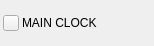
<?xml version="1.0" encoding="UTF-8"?>
<ui version="4.0">
 <class>ChannelBarDisplay</class>
 <widget class="QWidget" name="ChannelBarDisplay">
  <property name="geometry">
   <rect>
    <x>0</x>
    <y>0</y>
    <width>154</width>
    <height>46</height>
   </rect>
  </property>
  <property name="minimumSize">
   <size>
    <width>40</width>
    <height>46</height>
   </size>
  </property>
  <property name="maximumSize">
   <size>
    <width>16777215</width>
    <height>46</height>
   </size>
  </property>
  <property name="windowTitle">
   <string>Form</string>
  </property>
  <layout class="QVBoxLayout" name="verticalLayout">
   <property name="spacing">
  <number>3</number>
</property>
   <property name="leftMargin">
  <number>3</number>
</property>
   <property name="topMargin">
  <number>3</number>
</property>
   <property name="rightMargin">
  <number>3</number>
</property>
   <property name="bottomMargin">
  <number>3</number>
</property>
   <item>
    <layout class="QHBoxLayout" name="layout" stretch="0,0">
     <item>
      <widget class="QPushButton" name="color_btn">
       <property name="sizePolicy">
        <sizepolicy hsizetype="Fixed" vsizetype="Fixed">
         <horstretch>0</horstretch>
         <verstretch>0</verstretch>
        </sizepolicy>
       </property>
       <property name="minimumSize">
        <size>
         <width>16</width>
         <height>16</height>
        </size>
       </property>
       <property name="maximumSize">
        <size>
         <width>16</width>
         <height>16</height>
        </size>
       </property>
       <property name="autoFillBackground">
        <bool>false</bool>
       </property>
       <property name="text">
        <string/>
       </property>
       <property name="flat">
        <bool>false</bool>
       </property>
      </widget>
     </item>
     <item>
      <widget class="QLabel" name="name">
       <property name="sizePolicy">
        <sizepolicy hsizetype="Minimum" vsizetype="Preferred">
         <horstretch>0</horstretch>
         <verstretch>0</verstretch>
        </sizepolicy>
       </property>
       <property name="minimumSize">
        <size>
         <width>130</width>
         <height>40</height>
        </size>
       </property>
       <property name="maximumSize">
        <size>
         <width>16777215</width>
         <height>40</height>
        </size>
       </property>
       <property name="mouseTracking">
        <bool>false</bool>
       </property>
       <property name="text">
        <string>MAIN CLOCK</string>
       </property>
       <property name="textFormat">
        <enum>Qt::PlainText</enum>
       </property>
       <property name="textInteractionFlags">
        <set>Qt::LinksAccessibleByMouse</set>
       </property>
      </widget>
     </item>
    </layout>
   </item>
  </layout>
 </widget>
 <resources/>
 <connections/>
</ui>
